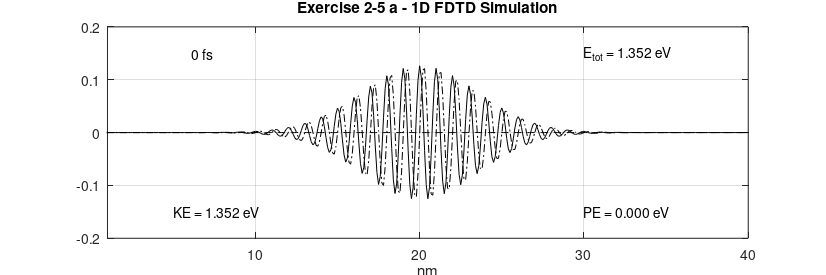
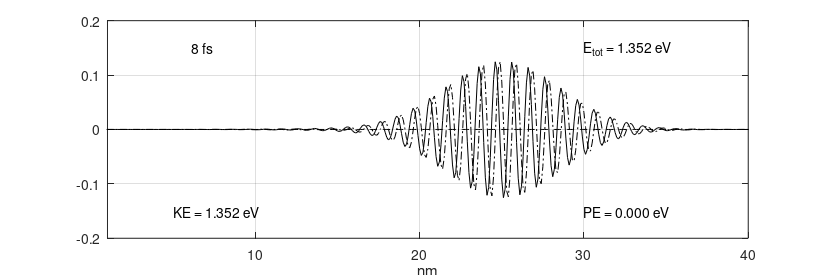
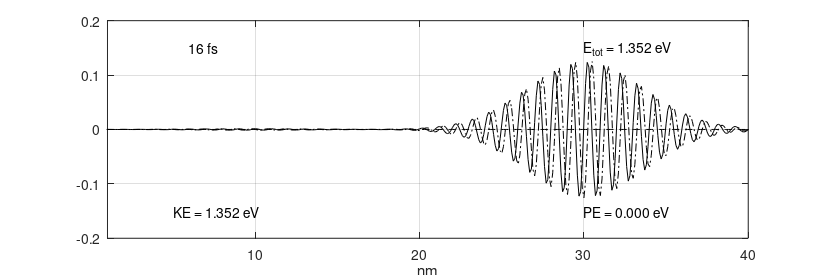

Write the MATLAB code that produced these figures, in order.
%% 1D FDTD simulation of psi

%% cleanup environment
clear all;
close all;

%% general definitions and constants
h 			  = 6.626e-34;		  % [J*s]	Plank's constant
hbar		  = h/(2*pi);			  % [J*s]	reduced Plank's constant
m0			  = 9.1e-31;			  % [kg] 	free space mas of an electron

meff_Si   = 1.08;			      % effective mass of Si
meff_Ge		= 0.067;			    % effective mass of Ge
meff_GaAs = 0.55;				    % effective mass of GaAs

meff		  = meff_Si;			  % [?] 	effective mass
melec		  = meff*m0;			  % [?]	mass of an electron
ecoul		  = 1.6e-19;			  % [C]	charge of an electron
epsz		  = 8.85e-9;			  % [A*s/V/m]	dielectric of free space
eV2J		  = 1.6e-19;			  % [-]	energy conversion factor (eV to J)
J2eV		  = 1/eV2J;			    % [-]	energy conversion factor (J to eV)

%% simulation parameters
NN 			  = 400;				    % [-]	number of points in the problem space
del_x		  = .1e-9;			    % [?]	cell size
dt			  = 2e-17;			    % [s]	time steps
ra			  = (0.5*hbar/melec)*(dt/del_x^2);	% <-- must be < 0.15
DX			  = del_x*1e9;		  % [_]	cell size in nm
XX			  = (DX:DX:DX*NN);  % [-]	length in nm for plotting

%% specification of the potential
V			    = zeros(1,NN);	% init potential vector

%% potential definitions

% constant barrier band in center
for n = NN/2:NN/2+50
    %V(n) = .15*eV2J;
end

% semiconductor condution band 
for n = 1 : NN/2
    %V(n) = .1*eV2J;
end

for n = NN/2+1 : NN
    %V(n) = .2*eV2J;
end

% electric field
for n = 1 : NN
    %V(n) = -(0.2/400)*(n-400)*eV2J;
end

%% initialize a sine wave in a gaussian envelope

lambda	= 10;			      % [nm]  pulse wavelength
sigma		= 50;			      % [nm]  pulse width
nc			= 200;			    % starting position
prl			= zeros(1,NN);	% real part of the state variable
pim			= zeros(1,NN);	% imaginary part of the state variable
ptot		= 0.;			      % ?

for n=2:NN-1
    prl(n)  = exp(-1.*((n-nc)/sigma)^2)*cos(2*pi*(n-nc)/lambda);
	  pim(n)  = exp(-1.*((n-nc)/sigma)^2)*sin(2*pi*(n-nc)/lambda);
	  ptot	  = ptot + prl(n)^2 + pim(n)^2;
end

pnorm = sqrt(ptot);			% normalization constant

% normalize and check
ptot = 0.;

for n=1:NN
    prl(n)	= prl(n)/pnorm;
    pim(n)	= pim(n)/pnorm;
    ptot    = ptot + prl(n)^2 + pim(n)^2;
end

fprintf("normalization = %f\n", ptot);	% should have the value 1

T			  = 0;
n_step	= 1;
count   = 0;    
nos     = 400;  % number of timestepts between plots (equidistant)
nop     = 3;    % number of plots to be made

while nop > count
    %n_step = input("How many time steps -->");

	  % this is the core FDTD program
	  for m=1:n_step
		    T = T+1;
	
        for n=2:NN-1
            prl(n) = prl(n) - ra*(pim(n-1) -2*pim(n) + pim(n+1)) ...
              + (dt/hbar)*V(n)*pim(n);
        end
        
        for n=2:NN-1
            pim(n) = pim(n) + ra*(prl(n-1) -2*prl(n) + prl(n+1)) ...
              - (dt/hbar)*V(n)*prl(n);
        end
	  end
	
    % calculate the expected values
    PE	= 0.;	% potential energy
    
    for n=1:NN
        psi(n) = prl(n) + i*pim(n);
        PE = PE + psi(n)*psi(n)'*V(n);
    end

    fprintf("normalization = %f\n", psi*psi');

    PE = PE*J2eV;	% potential energy

    ke = 0. + j*0.;
    
    for n=2:NN-1
        lap_p = psi(n+1) - 2*psi(n) + psi(n-1);
        ke = ke + lap_p*psi(n)';
    end

    KE = -J2eV*((hbar/del_x)^2/(2*melec))*real(ke);	% kinetic energy

    % plot results
    figure(count+1);
    plot(XX, prl, "k");
    hold on;
    plot(XX, pim, "-.k");
    plot(XX, J2eV*V, "--k");
    hold off;
    
    axis([1 DX*NN -.2 .2] );
    
    % insert plot annotations
    text( 5,  .15, sprintf("%7.0f fs",           T*dt*1e15)); % show time in plot
    text( 5, -.15, sprintf("KE = %5.3f eV",      KE));        % show KE in plot
    text(30, -.15, sprintf("PE = %5.3f eV",      PE));        % show PE in plot
    text(30,  .15, sprintf("E_t_o_t = %5.3f eV", KE+PE));     % show Etot in plot
    
    xlabel("nm");
    
    set(gca, "fontsize", 10);
    if (count == 0)
      title("Exercise 2-5 a - 1D FDTD Simulation");
    else
      title(" ");
    endif
    
    grid on;
    
    fig = gcf();
    set(fig, "PaperUnits", "centimeters");
    x_width = 21;
    y_width = 7;
    set(fig, "PaperPosition", [0 0 x_width y_width]);
    print(fig, strcat("ex_2_5_a_", num2str(count), ".png"), "-dpng");
    
    count++;
    n_step = nos;
end